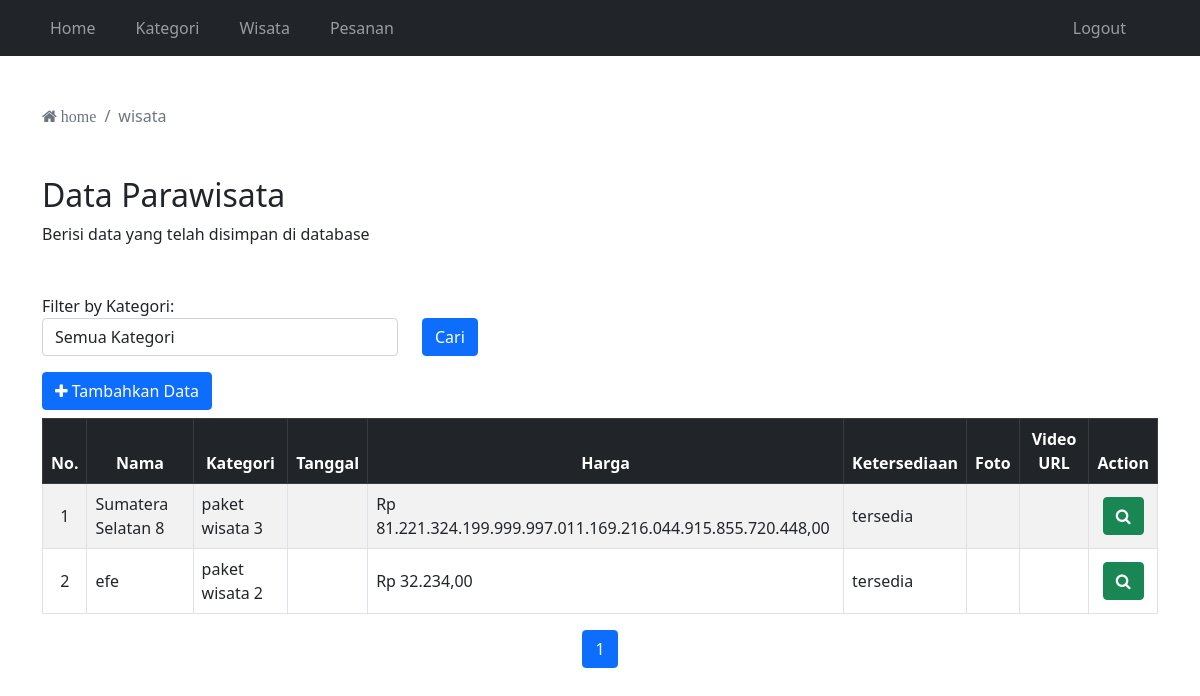
The app's page /adminpanel/wisata.php (signed in), older data.
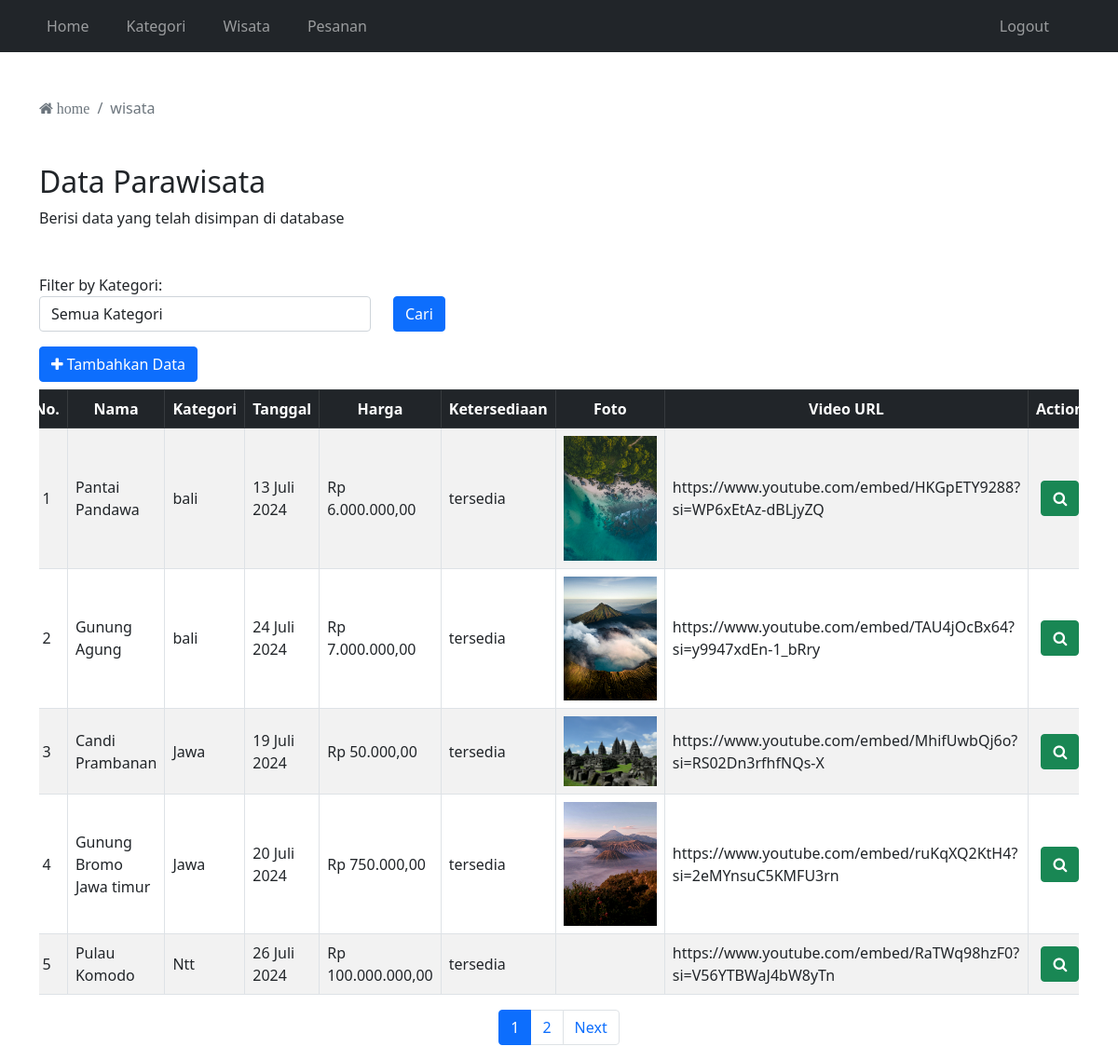
The same page, newer data.
### tables this page shows
CREATE TABLE `wisata` (
  `id` int(11) NOT NULL,
  `kategori_id` int(11) NOT NULL,
  `nama` varchar(255) NOT NULL,
  `tanggal` date NOT NULL,
  `harga` double NOT NULL,
  `foto` varchar(255) DEFAULT NULL,
  `video_url` varchar(255) NOT NULL,
  `detail` text DEFAULT NULL,
  `ketersedian_stok` enum('habis','tersedia') DEFAULT 'tersedia'
);

CREATE TABLE `kategori` (
  `id` int(11) NOT NULL,
  `nama` varchar(255) NOT NULL
);

### adminpanel/wisata.php (the view, shortened to what this page needs)
<?php
require "../koneksi.php";
$limit = 5;
$page = isset($_GET['page']) ? $_GET['page'] : 1;
$offset = ($page - 1) * $limit;
$filter_kategori = isset($_GET['kategori']) ? $_GET['kategori'] : '';
$where_clause = '';
$queryTotal = mysqli_query($conn, "SELECT COUNT(*) AS total FROM wisata a $where_clause");
$totalRecords = mysqli_fetch_assoc($queryTotal)['total'];
$totalPages = ceil($totalRecords / $limit);
$querywisata = mysqli_query($conn, "
    SELECT a.*, b.nama AS nama_kategori
    FROM wisata a
    JOIN kategori b ON a.kategori_id=b.id
    $where_clause
    LIMIT $offset, $limit
");
$jumlahwisata = mysqli_num_rows($querywisata);
function formatTanggal($tanggal) {
    $bulan = array(
        1 => 'Januari', 'Februari', 'Maret', 'April', 'Mei',
        'Juni', 'Juli', 'Agustus', 'September', 'Oktober', 'November', 'Desember'
    );
    $split = explode('-', $tanggal);
    return $split[2] . ' ' . $bulan[(int)$split[1]] . ' ' . $split[0];
}
?>
<!DOCTYPE html>
<html lang="en">
<head>
    <link href="../css-boostrap/bootstrap.min.css" rel="stylesheet" />
    <link rel="stylesheet" href="../fontawesome/css/font-awesome.min.css">
</head>
<body>
    <?php require "navbar.php" ?>
    <div class="container mt-5">
        <nav aria-label="breadcrumb">
            <ol class="breadcrumb">
                <li class="breadcrumb-item active" aria-current="page">
                    <a href="../adminpanel/" class="no-decoration text-muted"><i class="fa fa-home" aria-hidden="true"> home</i></a>
                </li>
                <li class="breadcrumb-item active" aria-current="page">
                    wisata
                </li>
            </ol>
        </nav>
        <div class="my-5 col-12 col-md-6">
            <h2>Data Parawisata</h2>
            <p>Berisi data yang telah disimpan di database</p>
        </div>
        <form method="GET" action="wisata.php">
            <div class="row mb-3">
                <div class="col-md-4">
                    <label for="kategori">Filter by Kategori:</label>
                    <select name="kategori" id="kategori" class="form-control">
                        <option value="">Semua Kategori</option>
                    </select>
                </div>
                <div class="col-md-4 align-self-end">
                    <button type="submit" class="btn btn-primary">Cari</button>
                </div>
            </div>
        </form>
        <div>
            <a href="kelola_wisata.php" type="button" class="btn btn-primary">
                <i class="fa fa-plus" aria-hidden="true"></i>
                Tambahkan Data
            </a>
        </div>
        <div class="table-responsive mt-2 center-table">
            <table class="table table-bordered table-striped">
                <thead class="table-dark">
                    <tr>
                        <th class="text-center">No.</th>
                        <th class="text-center">Nama</th>
                        <th class="text-center">Kategori</th>
                        <th class="text-center">Tanggal</th>
                        <th class="text-center">Harga</th>
                        <th class="text-center">Ketersediaan</th>
                        <th class="text-center">Foto</th>
                        <th class="text-center">Video URL</th>
                        <th class="text-center">Action</th>
                    </tr>
                </thead>
                <tbody>
                    <?php
                    if ($jumlahwisata == 0) {
                        echo "<tr><td colspan='9' class='text-center align-middle'>Data Wisata Tidak tersedia</td></tr>";
                    } else {
                        $no = $offset + 1;
                        while ($data = mysqli_fetch_array($querywisata)) {
                            echo "<tr>
                                    <td class='text-center align-middle'>{$no}</td>
                                    <td class='align-middle'>{$data['nama']}</td>
                                    <td class='align-middle'>{$data['nama_kategori']}</td>
                                    <td class='align-middle'>" . formatTanggal($data['tanggal']) . "</td>
                                    <td class='align-middle'>Rp " . number_format($data['harga'], 2, ',', '.') . "</td>
                                    <td class='align-middle'>{$data['ketersedian_stok']}</td>
                                    <td class='text-center align-middle'><img src='../image/{$data['foto']}' alt='' width='100px'></td>
                                    <td class='align-middle'>{$data['video_url']}</td>
                                    <td class='text-center align-middle'>
                                        <a href='wisata-detail.php?p={$data['id']}' class='btn btn-success'>
                                            <i class='fa fa-search' aria-hidden='true'></i>
                                        </a>
                                    </td>
                                  </tr>";
                            $no++;
                        }
                    }
                    ?>
                </tbody>
            </table>
        </div>
        <nav aria-label="Page navigation example">
            <ul class="pagination justify-content-center">
                <?php for ($i = 1; $i <= $totalPages; $i++): ?>
                    <li class="page-item <?= ($page == $i) ? 'active' : '' ?>">
                        <a class="page-link" href="?page=<?= $i ?>&kategori=<?= $filter_kategori ?>"><?= $i ?></a>
                    </li>
                <?php endfor; ?>
                <?php if ($page < $totalPages): ?>
                    <li class="page-item"><a class="page-link" href="?page=<?= $page + 1 ?>&kategori=<?= $filter_kategori ?>">Next</a></li>
                <?php endif; ?>
            </ul>
        </nav>
    </div>
</body>
</html>

### adminpanel/navbar.php (shortened to what this page needs)
<nav class="navbar navbar-expand-lg navbar-dark bg-dark">
  <div class="container">
    <div class="collapse navbar-collapse" id="navbarNav">
      <ul class="navbar-nav">
        <li class="nav-item me-4">
          <a class="nav-link" href="./index.php">Home</a>
        </li>
        <li class="nav-item me-4">
          <a class="nav-link" href="./kategori.php">Kategori</a>
        </li>
        <li class="nav-item me-4">
          <a class="nav-link" href="./wisata.php">Wisata</a>
        </li>
        <li class="nav-item me-4">
          <a class="nav-link" href="./tiket-pesanan.php">Pesanan</a>
        </li>
      </ul>
      <ul class="navbar-nav ms-auto">
        <li class="nav-item me-4">
          <a class="nav-link" href="./logout.php">Logout</a>
        </li>
      </ul>
    </div>
  </div>
</nav>

### adminpanel/wisata.php (style rules this page uses)
.center-table { display: flex; justify-content: center; align-items: center; flex-direction: column; }

Row changes from the older to the newer data that the page shows:
removed wisata: nama "Sumatera Selatan 8", kategori.nama "paket wisata 3", harga "81.221.324.199.999.997.011.169.216.044.915.855.720.448,00", ketersedian_stok "tersedia"
removed wisata: nama "efe", kategori.nama "paket wisata 2", harga "32.234,00", ketersedian_stok "tersedia"
added wisata: nama "Pantai Pandawa", kategori.nama "bali", tanggal "13 Juli 2024", harga "6.000.000,00", ketersedian_stok "tersedia", foto (picture), video_url "https://www.youtube.com/embed/HKGpETY9288?si=WP6xEtAz-dBLjyZQ"
added wisata: nama "Gunung Agung", kategori.nama "bali", tanggal "24 Juli 2024", harga "7.000.000,00", ketersedian_stok "tersedia", foto (picture), video_url "https://www.youtube.com/embed/TAU4jOcBx64?si=y9947xdEn-1_bRry"
added wisata: nama "Candi Prambanan", kategori.nama "Jawa", tanggal "19 Juli 2024", harga "50.000,00", ketersedian_stok "tersedia", foto (picture), video_url "https://www.youtube.com/embed/MhifUwbQj6o?si=RS02Dn3rfhfNQs-X"
added wisata: nama "Gunung Bromo Jawa timur", kategori.nama "Jawa", tanggal "20 Juli 2024", harga "750.000,00", ketersedian_stok "tersedia", foto (picture), video_url "https://www.youtube.com/embed/ruKqXQ2KtH4?si=2eMYnsuC5KMFU3rn"
added wisata: nama "Pulau Komodo", kategori.nama "Ntt", tanggal "26 Juli 2024", harga "100.000.000,00", ketersedian_stok "tersedia", video_url "https://www.youtube.com/embed/RaTWq98hzF0?si=V56YTBWaJ4bW8yTn"
Text that changed along with them:
new list line: "2"
text now shown: "Next"
